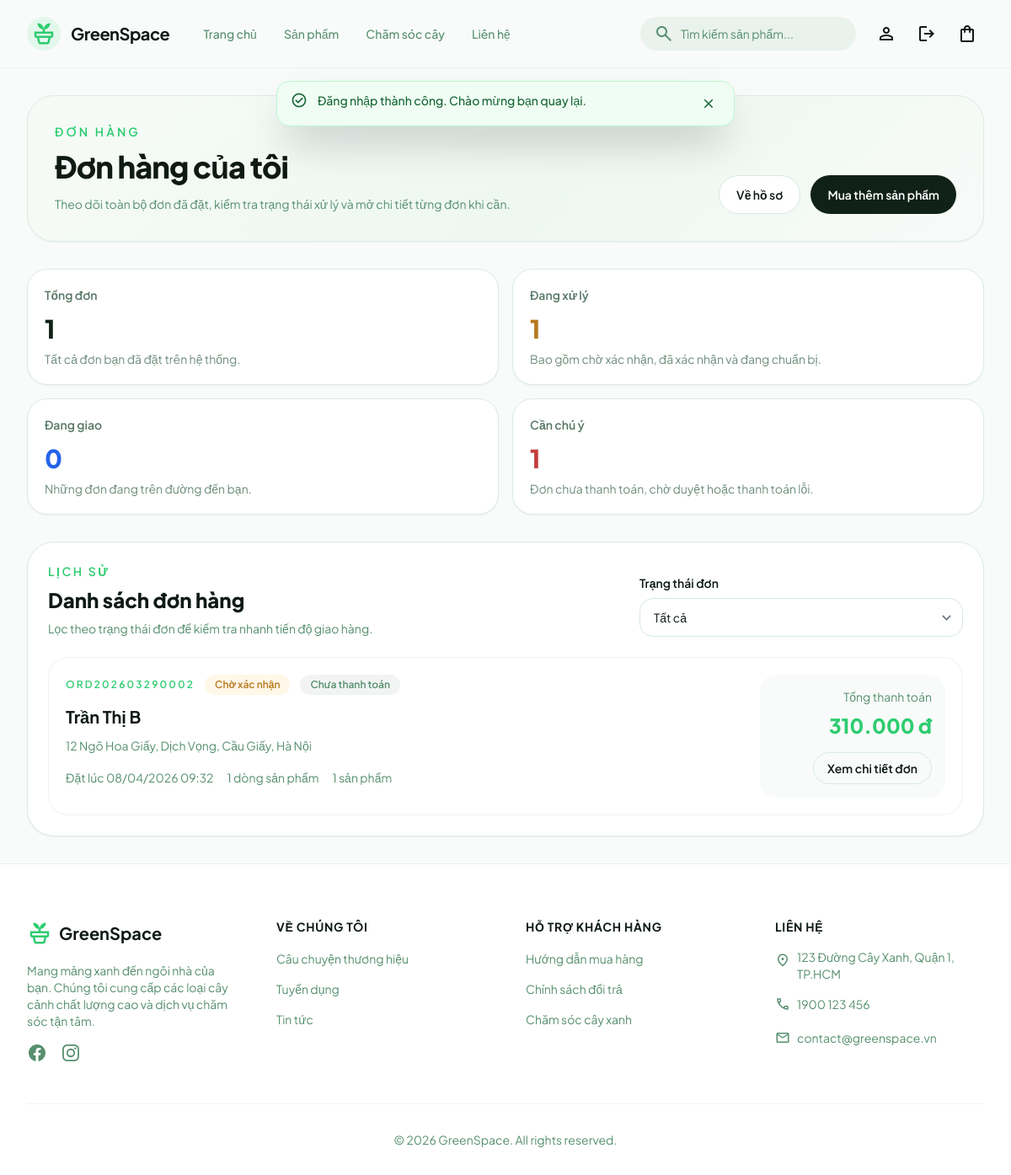
The app's page /orders.php (signed in) with its own data.
### tables this page shows
CREATE TABLE orders (
    id INT AUTO_INCREMENT PRIMARY KEY,
    user_id INT NOT NULL,
    order_number VARCHAR(50) NOT NULL UNIQUE,
    full_name VARCHAR(100) NOT NULL,
    email VARCHAR(100) NOT NULL,
    phone VARCHAR(20) NOT NULL,
    address TEXT NOT NULL,
    note TEXT DEFAULT NULL,
    subtotal DECIMAL(10, 2) NOT NULL DEFAULT 0,
    discount_amount DECIMAL(10, 2) NOT NULL DEFAULT 0,
    shipping_fee DECIMAL(10, 2) NOT NULL DEFAULT 0,
    total_amount DECIMAL(10, 2) NOT NULL,
    coupon_code VARCHAR(50) DEFAULT NULL,
    payment_method ENUM('cod', 'online_mock') NOT NULL DEFAULT 'cod',
    payment_status ENUM('unpaid', 'pending_review', 'paid', 'failed') NOT NULL DEFAULT 'unpaid',
    order_status ENUM('pending', 'confirmed', 'processing', 'shipping', 'delivered', 'cancelled') NOT NULL DEFAULT 'pending',
    created_at TIMESTAMP DEFAULT CURRENT_TIMESTAMP,
    updated_at TIMESTAMP DEFAULT CURRENT_TIMESTAMP ON UPDATE CURRENT_TIMESTAMP,
    CONSTRAINT fk_orders_user
        FOREIGN KEY (user_id) REFERENCES users(id) ON DELETE CASCADE,
    INDEX idx_orders_user_id (user_id),
    INDEX idx_orders_payment_status (payment_status),
    INDEX idx_orders_order_status (order_status)
);

### config/config.php (called while the page is built, shortened)
<?php
spl_autoload_register(function ($class) {
    $paths = [
        APP_PATH . '/controllers/' . $class . '.php',
        APP_PATH . '/models/' . $class . '.php',
        APP_PATH . '/services/' . $class . '.php',
        CONFIG_PATH . '/' . $class . '.php',
        BASE_PATH . '/helpers/' . $class . '.php',
    ];
    foreach ($paths as $path) {
        if (file_exists($path)) {
            return;
        }
    }
});
require_once BASE_PATH . '/helpers/functions.php';

### app/models/Order.php (called while the page is built, shortened)
<?php
class Order {
    private PDO $conn;
    private string $table = 'orders';
    public function __construct() {
        $db = new Database();
        $this->conn = $db->getConnection();
    }
    public function getPaginatedByUserId(int $userId, int $limit = 10, int $offset = 0, string $orderStatus = 'all'): array {
        $filterSql = '';
        $query = "SELECT o.*,
                         COUNT(od.id) AS item_count,
                         COALESCE(SUM(od.quantity), 0) AS total_quantity
                  FROM {$this->table} o
                  LEFT JOIN order_details od ON od.order_id = o.id
                  WHERE o.user_id = :user_id{$filterSql}
                  GROUP BY o.id
                  ORDER BY o.created_at DESC, o.id DESC
                  LIMIT :limit OFFSET :offset";
        $stmt = $this->conn->prepare($query);
        $stmt->bindValue(':user_id', $userId, PDO::PARAM_INT);
        $stmt->bindValue(':limit', max(1, $limit), PDO::PARAM_INT);
        $stmt->bindValue(':offset', max(0, $offset), PDO::PARAM_INT);
        $stmt->execute();
        return $stmt->fetchAll();
    }
    public function getUserOrderStats(int $userId): array {
        $stmt = $this->conn->prepare(
            "SELECT COUNT(*) AS total_orders,
                    COALESCE(SUM(order_status IN ('pending', 'confirmed', 'processing')), 0) AS active_orders,
                    COALESCE(SUM(order_status = 'shipping'), 0) AS shipping_orders,
                    COALESCE(SUM(payment_status IN ('unpaid', 'pending_review', 'failed')), 0) AS payment_attention_orders
             FROM {$this->table}
             WHERE user_id = :user_id"
        );
        $stmt->bindValue(':user_id', $userId, PDO::PARAM_INT);
        $stmt->execute();
        $stats = $stmt->fetch() ?: [];
        return [
            'total_orders' => (int)($stats['total_orders'] ?? 0),
            'active_orders' => (int)($stats['active_orders'] ?? 0),
            'shipping_orders' => (int)($stats['shipping_orders'] ?? 0),
            'payment_attention_orders' => (int)($stats['payment_attention_orders'] ?? 0),
        ];
    }
}

### config/database.php (called while the page is built, shortened)
<?php
class Database {
    private $host;
    private $db_name;
    private $username;
    private $password;
    private $charset;
    public function __construct() {
        $this->host = DB_HOST ?? 'localhost';
        $this->db_name = DB_NAME ?? 'webgreenspace';
        $this->username = DB_USER ?? 'root';
        $this->password = DB_PASS ?? '';
        $this->charset = DB_CHARSET ?? 'utf8mb4';
    }
    public function getConnection() {
        $this->conn = null;
        try {
            $dsn = "mysql:host={$this->host};dbname={$this->db_name};charset={$this->charset}";
            $options = [
                PDO::ATTR_ERRMODE => PDO::ERRMODE_EXCEPTION,
                PDO::ATTR_DEFAULT_FETCH_MODE => PDO::FETCH_ASSOC,
                PDO::ATTR_EMULATE_PREPARES => false,
            ];
            $this->conn = new PDO($dsn, $this->username, $this->password, $options);
        } catch(PDOException $e) {
            echo "Connection Error: " . $e->getMessage();
            die();
        }
        return $this->conn;
    }
}

### helpers/functions.php (called while the page is built, shortened)
<?php
function clean(string|array $data): string|array {
    return htmlspecialchars(trim($data), ENT_QUOTES, 'UTF-8');
}
function get_user_id(): ?int {
    return $_SESSION['user_id'] ?? null;
}
function format_currency(float|int $amount): string {
    return number_format($amount, 0, ',', '.') . ' đ';
}
function format_date(string $date, string $format = 'd/m/Y H:i'): string {
    return date($format, strtotime($date));
}

### public/orders.php (the view, shortened to what this page needs)
<?php
require_once __DIR__ . '/../config/config.php';
require_once __DIR__ . '/../config/database.php';
function user_orders_order_status_meta(string $status): array {
    $map = [
        'pending' => ['label' => 'Chờ xác nhận', 'class' => 'bg-[#fff7e8] text-[#b7791f]'],
        'confirmed' => ['label' => 'Đã xác nhận', 'class' => 'bg-[#edf8f1] text-[#2e9b63]'],
        'processing' => ['label' => 'Đang chuẩn bị', 'class' => 'bg-[#eef4ff] text-[#3758c7]'],
        'shipping' => ['label' => 'Đang giao', 'class' => 'bg-[#eef6ff] text-[#2563eb]'],
        'delivered' => ['label' => 'Đã giao', 'class' => 'bg-[#eafaf0] text-[#157347]'],
        'completed' => ['label' => 'Hoàn tất', 'class' => 'bg-[#eafaf0] text-[#157347]'],
        'cancelled' => ['label' => 'Đã hủy', 'class' => 'bg-[#fdecec] text-[#c43d3d]'],
    ];
    return $map[$status] ?? ['label' => ucfirst($status), 'class' => 'bg-[#f2f4f3] text-text-secondary'];
}
function user_orders_payment_status_meta(string $status): array {
    $map = [
        'paid' => ['label' => 'Đã thanh toán', 'class' => 'bg-[#edf8f1] text-[#2e9b63]'],
        'pending_review' => ['label' => 'Chờ admin duyệt', 'class' => 'bg-[#fff7e8] text-[#b7791f]'],
        'unpaid' => ['label' => 'Chưa thanh toán', 'class' => 'bg-[#f2f4f3] text-text-secondary'],
        'failed' => ['label' => 'Thanh toán lỗi', 'class' => 'bg-[#fdecec] text-[#c43d3d]'],
        'refunded' => ['label' => 'Đã hoàn tiền', 'class' => 'bg-[#eef4ff] text-[#3758c7]'],
    ];
    return $map[$status] ?? ['label' => ucfirst($status), 'class' => 'bg-[#f2f4f3] text-text-secondary'];
}
$statusOptions = [
    'all' => 'Tất cả',
    'pending' => 'Chờ xác nhận',
    'confirmed' => 'Đã xác nhận',
    'processing' => 'Đang chuẩn bị',
    'shipping' => 'Đang giao',
    'delivered' => 'Đã giao',
    'cancelled' => 'Đã hủy',
];
$statusFilter = (string)($_GET['status'] ?? 'all');
$page = max(1, (int)($_GET['page'] ?? 1));
$perPage = 6;
$offset = ($page - 1) * $perPage;
$userId = (int)get_user_id();
$orderModel = new Order();
$stats = $orderModel->getUserOrderStats($userId);
$orders = $orderModel->getPaginatedByUserId($userId, $perPage, $offset, $statusFilter);
include 'includes/header.php';
?>
<main class="flex-1">
    <div class="mx-auto w-full max-w-7xl px-4 py-8 sm:px-6 lg:px-8">
        <section class="rounded-[2rem] border border-[#dcecdf] bg-[linear-gradient(135deg,#f7fbf8_0%,#eef7f1_55%,#f8fbf9_100%)] px-6 py-8 shadow-sm sm:px-8">
            <div class="flex flex-col gap-5 lg:flex-row lg:items-end lg:justify-between">
                <div>
                    <p class="text-sm font-semibold uppercase tracking-[0.22em] text-primary">Đơn hàng</p>
                    <h1 class="mt-3 text-4xl font-extrabold tracking-tight text-text-main dark:text-white">Đơn hàng của tôi</h1>
                    <p class="mt-3 max-w-2xl text-sm leading-6 text-text-secondary">
                        Theo dõi toàn bộ đơn đã đặt, kiểm tra trạng thái xử lý và mở chi tiết từng đơn khi cần.
                    </p>
                </div>
                <div class="flex flex-wrap gap-3">
                    <a href="profile.php#orders" class="inline-flex items-center rounded-full border border-[#d8eadf] bg-white px-5 py-3 text-sm font-semibold text-text-main transition-colors hover:border-primary hover:text-primary">
                        Về hồ sơ
                    </a>
                    <a href="products.php" class="inline-flex items-center rounded-full bg-[#102118] px-5 py-3 text-sm font-semibold text-white transition-colors hover:bg-[#1f3b2d]">
                        Mua thêm sản phẩm
                    </a>
                </div>
            </div>
        </section>
        <section class="mt-8 grid gap-4 md:grid-cols-2 xl:grid-cols-4">
            <article class="rounded-[1.5rem] border border-[#dcecdf] bg-white p-5 shadow-sm">
                <p class="text-sm font-semibold text-[#587766]">Tổng đơn</p>
                <p class="mt-3 text-3xl font-extrabold text-[#102118]"><?= clean((string)$stats['total_orders']) ?></p>
                <p class="mt-2 text-sm text-[#6e8d7b]">Tất cả đơn bạn đã đặt trên hệ thống.</p>
            </article>
            <article class="rounded-[1.5rem] border border-[#dcecdf] bg-white p-5 shadow-sm">
                <p class="text-sm font-semibold text-[#587766]">Đang xử lý</p>
                <p class="mt-3 text-3xl font-extrabold text-[#b7791f]"><?= clean((string)$stats['active_orders']) ?></p>
                <p class="mt-2 text-sm text-[#6e8d7b]">Bao gồm chờ xác nhận, đã xác nhận và đang chuẩn bị.</p>
            </article>
            <article class="rounded-[1.5rem] border border-[#dcecdf] bg-white p-5 shadow-sm">
                <p class="text-sm font-semibold text-[#587766]">Đang giao</p>
                <p class="mt-3 text-3xl font-extrabold text-[#2563eb]"><?= clean((string)$stats['shipping_orders']) ?></p>
                <p class="mt-2 text-sm text-[#6e8d7b]">Những đơn đang trên đường đến bạn.</p>
            </article>
            <article class="rounded-[1.5rem] border border-[#dcecdf] bg-white p-5 shadow-sm">
                <p class="text-sm font-semibold text-[#587766]">Cần chú ý</p>
                <p class="mt-3 text-3xl font-extrabold text-[#c43d3d]"><?= clean((string)$stats['payment_attention_orders']) ?></p>
                <p class="mt-2 text-sm text-[#6e8d7b]">Đơn chưa thanh toán, chờ duyệt hoặc thanh toán lỗi.</p>
            </article>
        </section>
        <section class="mt-8 rounded-[2rem] border border-[#dcecdf] bg-white p-6 shadow-sm">
            <div class="flex flex-col gap-4 lg:flex-row lg:items-end lg:justify-between">
                <div>
                    <p class="text-sm font-semibold uppercase tracking-[0.18em] text-primary">Lịch sử</p>
                    <h2 class="mt-2 text-2xl font-extrabold text-text-main dark:text-white">Danh sách đơn hàng</h2>
                    <p class="mt-2 text-sm text-text-secondary">Lọc theo trạng thái đơn để kiểm tra nhanh tiến độ giao hàng.</p>
                </div>
                <form method="GET" class="w-full max-w-sm">
                    <label for="status" class="mb-2 block text-sm font-semibold text-text-main dark:text-white">Trạng thái đơn</label>
                    <select id="status" name="status" onchange="this.form.submit()" class="w-full rounded-2xl border border-[#d8eadf] px-4 py-3 text-sm text-text-main focus:border-primary focus:ring-primary/20">
                        <?php foreach ($statusOptions as $value => $label): ?>
                            <option value="<?= clean($value) ?>" <?= $statusFilter === $value ? 'selected' : '' ?>><?= clean($label) ?></option>
                        <?php endforeach; ?>
                    </select>
                </form>
            </div>
            <?php if (empty($orders)): ?>
                <div class="mt-6 rounded-[1.5rem] border border-dashed border-[#d8eadf] px-6 py-12 text-center">
                    <span class="material-symbols-outlined text-5xl text-primary/70">receipt_long</span>
                    <p class="mt-4 text-base font-semibold text-text-main dark:text-white">Chưa có đơn phù hợp bộ lọc hiện tại.</p>
                    <p class="mt-2 text-sm text-text-secondary">Bạn có thể đổi bộ lọc hoặc quay lại trang sản phẩm để đặt đơn mới.</p>
                </div>
            <?php else: ?>
                <div class="mt-6 space-y-4">
                    <?php foreach ($orders as $order): ?>
                        <?php
                        $orderStatus = user_orders_order_status_meta((string)$order['order_status']);
                        $paymentStatus = user_orders_payment_status_meta((string)$order['payment_status']);
                        ?>
                        <article class="rounded-[1.5rem] border border-[#edf5ef] p-5 dark:border-[#24352b]">
                            <div class="flex flex-col gap-4 lg:flex-row lg:items-start lg:justify-between">
                                <div class="min-w-0">
                                    <div class="flex flex-wrap items-center gap-3">
                                        <p class="text-xs font-semibold uppercase tracking-[0.18em] text-primary"><?= clean($order['order_number']) ?></p>
                                        <span class="rounded-full px-3 py-1 text-xs font-semibold <?= clean($orderStatus['class']) ?>"><?= clean($orderStatus['label']) ?></span>
                                        <span class="rounded-full px-3 py-1 text-xs font-semibold <?= clean($paymentStatus['class']) ?>"><?= clean($paymentStatus['label']) ?></span>
                                    </div>
                                    <h3 class="mt-3 text-xl font-bold text-text-main dark:text-white"><?= clean($order['full_name']) ?></h3>
                                    <p class="mt-2 text-sm leading-6 text-text-secondary"><?= clean($order['address']) ?></p>
                                    <div class="mt-4 flex flex-wrap items-center gap-4 text-sm text-text-secondary">
                                        <span>Đặt lúc <?= format_date($order['created_at'], 'd/m/Y H:i') ?></span>
                                        <span><?= clean((string)$order['item_count']) ?> dòng sản phẩm</span>
                                        <span><?= clean((string)$order['total_quantity']) ?> sản phẩm</span>
                                    </div>
                                </div>
                                <div class="min-w-[220px] rounded-[1.25rem] bg-[#f8fbf9] p-4 lg:text-right">
                                    <p class="text-sm text-text-secondary">Tổng thanh toán</p>
                                    <p class="mt-2 text-2xl font-extrabold text-primary"><?= format_currency((float)$order['total_amount']) ?></p>
                                    <a href="order-detail.php?id=<?= clean((string)$order['id']) ?>" class="mt-4 inline-flex items-center rounded-full border border-[#d8eadf] px-4 py-2 text-sm font-semibold text-text-main transition-colors hover:border-primary hover:text-primary">
                                        Xem chi tiết đơn
                                    </a>
                                </div>
                            </div>
                        </article>
                    <?php endforeach; ?>
                </div>
            <?php endif; ?>
        </section>
    </div>
</main>
<?php include 'includes/footer.php'; ?>

### records on screen
orders: order_number "ORD202603290002", order_status "Chờ xác nhận", payment_status "Chưa thanh toán", full_name "Trần Thị B", address "12 Ngõ Hoa Giấy, Dịch Vọng, Cầu Giấy, Hà Nội", created_at "08/04/2026 09:32", item_count "1", total_quantity "1", total_amount "310.000 đ"

### other values on screen
$flash['message'] "Đăng nhập thành công. Chào mừng bạn quay lại."
$stats['total_orders'] "1"
$stats['active_orders'] "1"
$stats['shipping_orders'] "0"
$stats['payment_attention_orders'] "1"
form field status "Tất cả"
